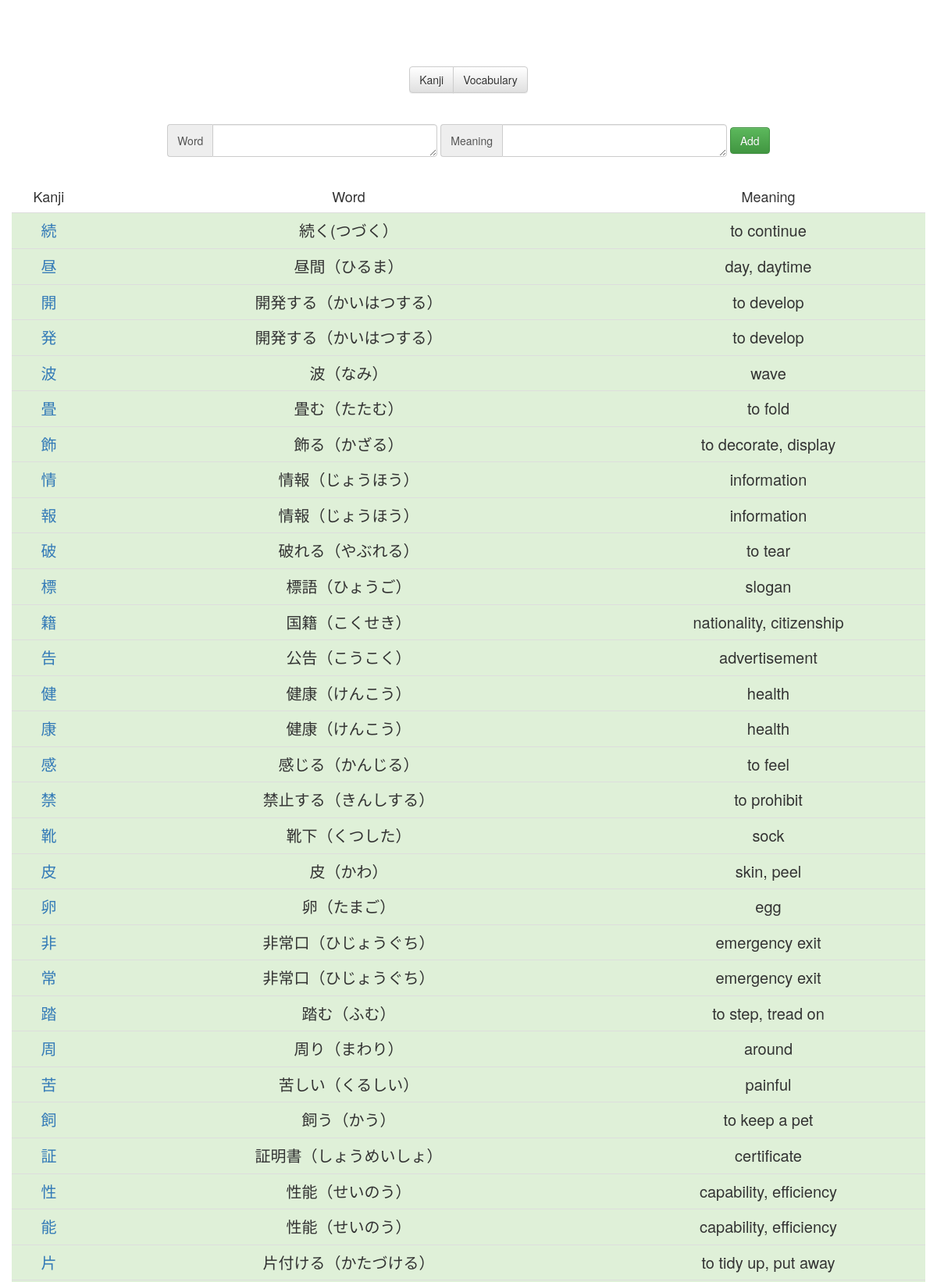
The page /vocabularyKanji.php (upper part) on the database its author committed.
### tables this page shows
CREATE TABLE `Vocabulary` (
  `id` int(11) NOT NULL AUTO_INCREMENT,
  `chara` text NOT NULL,
  `meaning` text NOT NULL,
  `day` int(11) NOT NULL DEFAULT 1,
  `dateNext` timestamp NOT NULL DEFAULT current_timestamp() ON UPDATE current_timestamp(),
  `toTestKanji` tinyint(4) NOT NULL DEFAULT 0,
  `toTestMeaning` tinyint(4) NOT NULL DEFAULT 0,
  `testable` tinyint(4) NOT NULL DEFAULT 1,
  `word` tinyint(4) NOT NULL DEFAULT 1,
  PRIMARY KEY (`id`)
);

### Connection.php (called while the page is built, shortened)
<?php
class Connection{
    private static $bdd = null;
    private function __construct(){
        try{
            self::$bdd = new PDO('mysql:host=0.0.0.0;dbname=kanji', 'root', '');
        }
        catch(Exception $e){
            die('Erreur : '.$e->getMessage());
        }
    }
    public static function getBdd(){
        return self::$bdd;
    }
}
?>

### Word.php (called while the page is built, shortened)
<?php
class Word{
    private $character;
    private $meaning;
    private $dateNext;
    public function __construct($id, $character, $meaning, $day, $dateNext, $toTestKanji, $toTestMeaning, $testable, $word){
        $this->character=$character;
        $this->meaning=$meaning;
        $this->dateNext=$dateNext;
    }
    public function calculTime(){
        $time = time();
        $second = strtotime($this->dateNext)-$time;
        if($second>0) {
            $jour = floor($second / (60 * 60 * 24));
            $heure = floor(($second - $jour * 24 * 60 * 60) / (60 * 60));
            $minute = floor(($second - $heure * 60 * 60 - $jour * 24 * 60 * 60) / (60));
            $second = floor($second - $minute * 60 - $heure * 60 * 60 - $jour * 24 * 60 * 60);
        }
    }
    public function getCharacter(){
        return $this->character;
    }
    public function getMeaning(){
        return $this->meaning;
    }
}
include_once("Connection.php");
function getAllWordsW(){
    $req = Connection::getBdd()->query("SELECT * FROM Vocabulary WHERE word=1 ORDER BY dateNext");
    while($data = $req->fetch())
        $array[] = new Word($data['id'], $data['chara'], $data['meaning'], $data['day'], $data['dateNext'], $data['toTestKanji'], $data['toTestMeaning'], $data['testable'], $data['word']);
    if(isset($array)) return $array;
}
?>

### Kanji.php (called while the page is built, shortened)
<?php
class Kanji{
    private $dateNext;
    public function __construct($id, $name, $character, $meaning, $kunyomi, $onyumi, $linkKanjiAlive, $day, $dateNext, $radicalChar, $radicalName, $radicalHiragana, $radicalMeaning, $strokes, $toTestKanji, $toTestMeaning, $testable){
        $this->dateNext = $dateNext;
    }
    public function calculTime(){
        $time = time();
        $second = strtotime($this->dateNext)-$time;
        if($second>0) {
            $jour = floor($second / (60 * 60 * 24));
            $heure = floor(($second - $jour * 24 * 60 * 60) / (60 * 60));
            $minute = floor(($second - $heure * 60 * 60 - $jour * 24 * 60 * 60) / (60));
            $second = floor($second - $minute * 60 - $heure * 60 * 60 - $jour * 24 * 60 * 60);
        }
    }
    public function getDateNext(){
        return $this->dateNext;
    }
}
include_once("Connection.php");
function getAllKanji(){
    $req = Connection::getBdd()->query("SELECT * FROM Kanji ORDER BY dateNext");
    while($data = $req->fetch())
        $array[] = new Kanji($data['id'], $data['name'], $data['chara'], $data['meaning'], $data['kunyomi'], $data['onyomi'], $data['linkKanjiAlive'], $data['day'], $data['dateNext'], $data['radicalChar'], $data['radicalName'], $data['radicalHiragana'], $data['radicalMeaning'], $data['strokes'], $data['toTestKanji'], $data['toTestMeaning'], $data['testable']);
    if(isset($array)) return $array;
}
function isCharacterPresent($chara){
     $req = Connection::getBdd()->query("SELECT * FROM Kanji WHERE chara='".$chara."'");
    while($data = $req->fetch())
        return true;
    return false;
}
function isKanji($str) {
    return preg_match('/[\x{4E00}-\x{9FBF}]/u', $str) > 0;
}
?>

### vocabularyKanji.php (the view, shortened to what this page needs)
<?php
include_once("Kanji.php");
include_once("Word.php");
$allKanji = getAllKanji();
$allWords = getAllWordsW();
?>
<body>
        <div class="page">
            <div class="menu-onglet btn-group" role="group" aria-label="...">
                <button onclick="document.location.href='index.php'" type="button" class="btn btn-default">Kanji</button>
                <button onclick="document.location.href='vocabularyController.php?word=1'" type="button" class="btn <?php if($_GET['word']==1) echo 'btn-info';else echo 'btn-default' ?>">Vocabulary</button>
            </div>
            <form id="form-add" action="vocabularyController.php?word=<?php echo $_GET['word'] ?>" method="post" class="form-inline">
                <div class="form-group">
                <div class="input-group">
                    <div class="input-group-addon">Word</div>
                <textarea autocomplete="off" autocorrect="off" autocapitalize="off" spellcheck="false" type="text" rows="1" class="form-control" name="word"></textarea>
                </div>
                <div class="input-group">
                    <div class="input-group-addon">Meaning</div>
                    <textarea autocomplete="off" autocorrect="off" autocapitalize="off" spellcheck="false" type="text" rows="1" class="form-control" name="meaning"></textarea>
                </div>
                </div>
                <button type="submit" class="btn btn-success">Add</button>
            </form>
        <table class="table">
        <tr>
            <td>Kanji</td>
            <td>Word</td>
            <td>Meaning</td>
        </tr>
<?php
    if(isset($allWords)){
        foreach ($allWords as $word){?>
            <?php
                $str = $word->getCharacter();
                $strl= mb_strlen($str);
                for( $i = 0; $i <= $strl; $i++ ) {
                    $char = mb_substr($str, $i, 1);
                    if(isKanji($char) and !isCharacterPresent($char)){
$response = Unirest\Request::get("https://kanjialive-api.p.rapidapi.com/api/public/kanji/".urlencode($char),
  array(
    "X-RapidAPI-Host" => "kanjialive-api.p.rapidapi.com",
    "X-RapidAPI-Key" => "f0b6adaafbmshd39b9d4172c71ebp15da8ajsnd46863b81287"
  )
);
$var = json_decode($response->raw_body,true);
if(isset($var["error"])){
    $class="danger";
}
else{
    $class="success";
}
                        echo "<tr class=".$class."><td class='reviewKanji'><a target='_blank' href='http://jisho.org/search/".$char." %23kanji'>".$char."</a></td><td class='reviewKanji'>".$word->getCharacter()."</td><td class='reviewKanji'>".$word->getMeaning()."</td></tr>";
                    }
                } ?>
        <?php
        }
    }?>
    </table>
    </div>
</body>
</html>

### css/style.css (style rules this page uses)
body { --color-background: white; --font-color: rgb(51, 51, 51); background-color: var(--color-background) !important; }
.page { padding-top: 15px; text-align: center; margin-right: auto; margin-left: auto; color: var(--font-color); }
@media (min-width: 768px) { .page { width: 750px; } }
@media (min-width: 992px) { .page { width: 970px; } }
@media (min-width: 1200px) { .page { width: 1170px; } }
.table > tbody > tr:first-child > td { font-size: 18px; border: none; color: var(--font-color); background-color: var(--color-background) !important; }
.table > tbody > tr > td { color: rgb(51, 51, 51); }
td { vertical-align: top; text-align: center; }
table { margin-top: 30px; width: 100%; }
.page > table { margin-bottom: 0px; }
.reviewKanji { padding-top: 0px; line-height: 30px; font-size: 17px; }
@media (min-width: 992px) { .reviewKanji { padding-top: 80px; font-size: 20px; line-height: 40px; } }
.menu-onglet { margin-top: 70px; }
#form-add { margin-top: 40px; }
.form-control { font-size: 25px; width: 700px; }

### rows shown on the page
vocabulary: chara "続", chara "続く(つづく）", meaning "to continue"
vocabulary: chara "昼", chara "昼間（ひるま）", meaning "day, daytime"
vocabulary: chara "開", chara "開発する（かいはつする）", meaning "to develop", char "発"
vocabulary: chara "波", chara "波（なみ）", meaning "wave"
vocabulary: chara "畳", chara "畳む（たたむ）", meaning "to fold"
vocabulary: chara "飾", chara "飾る（かざる）", meaning "to decorate, display"
vocabulary: chara "情", chara "情報（じょうほう）", meaning "information", char "報"
vocabulary: chara "破", chara "破れる（やぶれる）", meaning "to tear"
vocabulary: chara "標", chara "標語（ひょうご）", meaning "slogan"
vocabulary: char "籍", chara "国籍（こくせき）", meaning "nationality, citizenship"
vocabulary: char "告", chara "公告（こうこく）", meaning "advertisement"
vocabulary: chara "健", chara "健康（けんこう）", meaning "health", char "康"
vocabulary: chara "感", chara "感じる（かんじる）", meaning "to feel"
vocabulary: chara "禁", chara "禁止する（きんしする）", meaning "to prohibit"
vocabulary: chara "靴", chara "靴下（くつした）", meaning "sock"
vocabulary: chara "皮", chara "皮（かわ）", meaning "skin, peel"
vocabulary: chara "卵", chara "卵（たまご）", meaning "egg"
vocabulary: chara "非", chara "非常口（ひじょうぐち）", meaning "emergency exit", char "常"
vocabulary: chara "踏", chara "踏む（ふむ）", meaning "to step, tread on"
vocabulary: chara "周", chara "周り（まわり）", meaning "around"
vocabulary: chara "苦", chara "苦しい（くるしい）", meaning "painful"
vocabulary: chara "飼", chara "飼う（かう）", meaning "to keep a pet"
vocabulary: chara "証", chara "証明書（しょうめいしょ）", meaning "certificate"
vocabulary: chara "性", chara "性能（せいのう）", meaning "capability, efficiency", char "能"
vocabulary: chara "片", chara "片付ける（かたづける）", meaning "to tidy up, put away"
